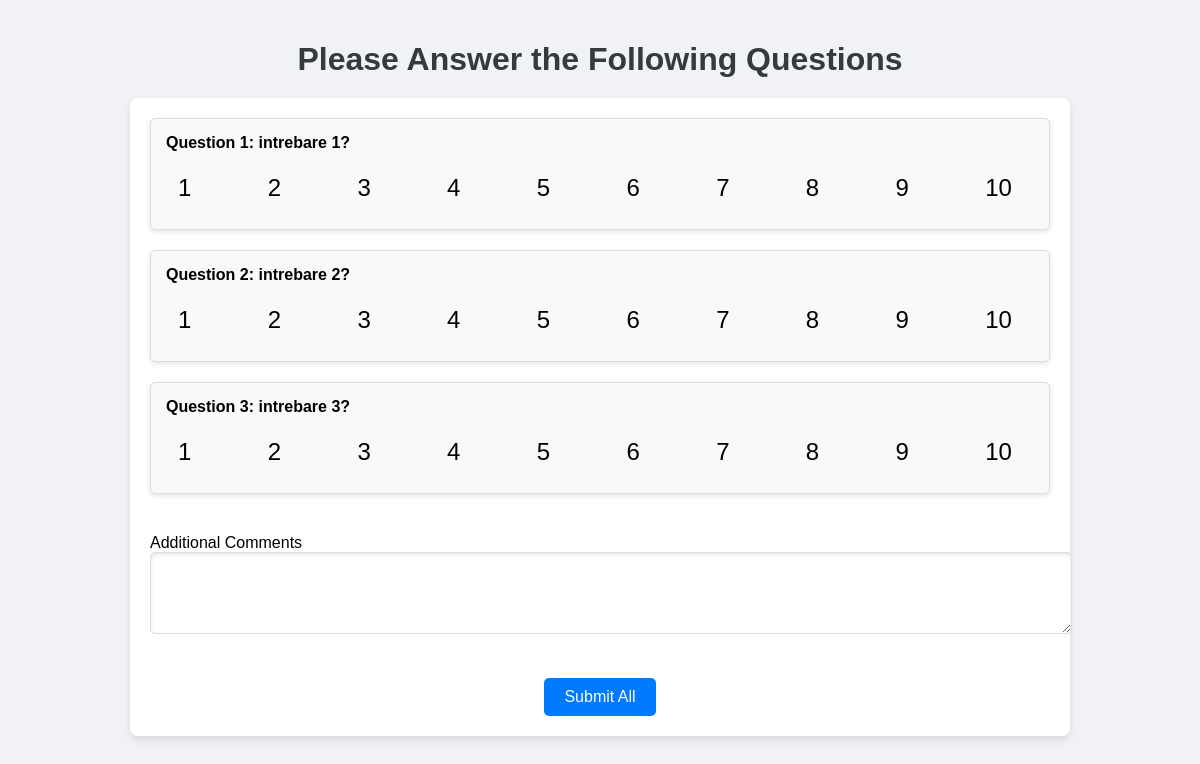
Before: /questions (signed in) with the older database file.
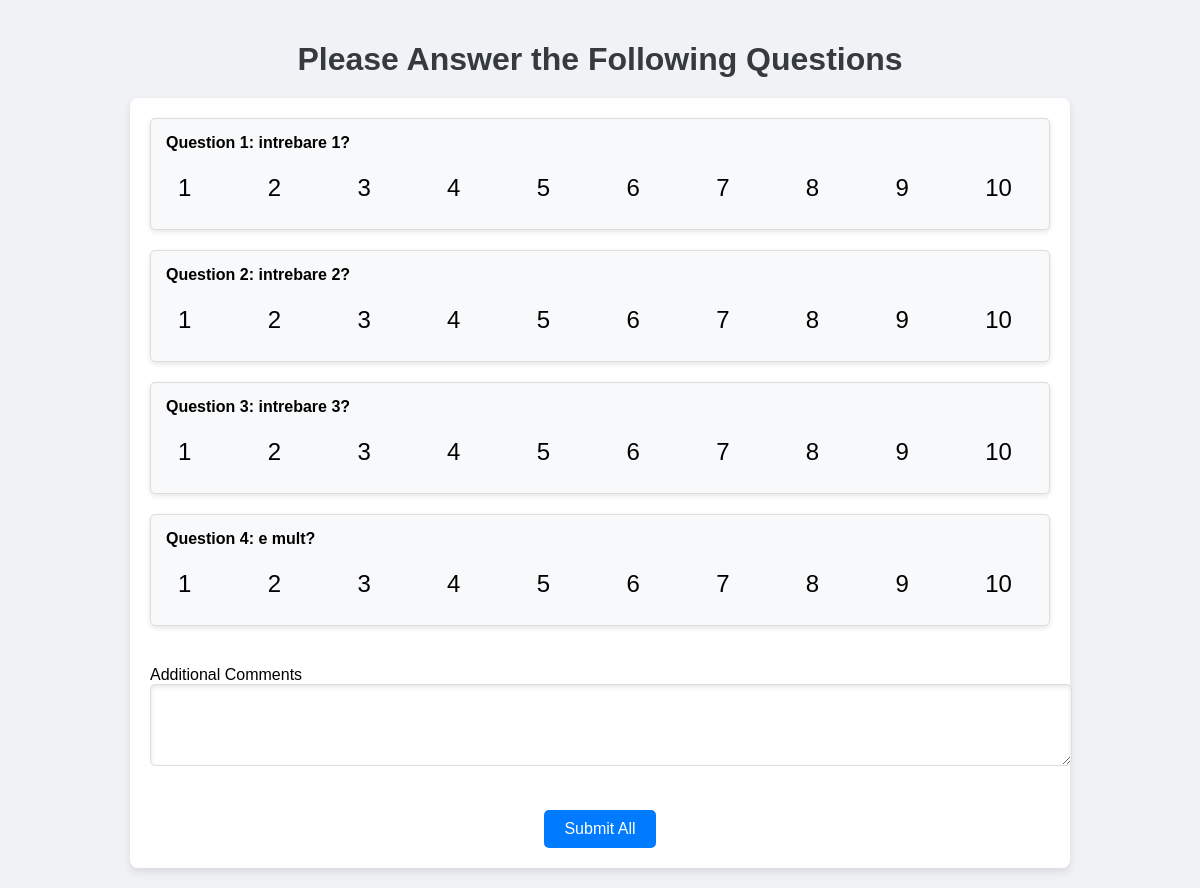
After: the same page with the newer database file.
### app.py (models this page shows)
class Question(db.Model):
    id = db.Column(db.Integer, primary_key=True)
    text = db.Column(db.String(255),  nullable=False)
    def __repr__(self):
        return f'<Question {self.text}>'

### app.py (the view, shortened to what this page needs)
@app.route('/questions', methods=['GET', 'POST'])
@login_required
def questions():
    print("Request method:", request.method)  # Check this line
    form = MultiQuestionForm()
    form.questions.entries.clear()
    questions_list = Question.query.all()  # Retrieve questions from the database
    print(type(form), 'type form')
    print(questions_list, 'questions list')
    print(form.errors)  # Log form errors if exist
    return render_template('questions.html', form=form, questions=questions_list)

### app.py
class MultiQuestionForm(FlaskForm):
    questions = FieldList(FormField(QuestionForm), min_entries=5)  # Adjust min_entries as needed
    additional_text = TextAreaField('Additional Comments', validators=[DataRequired()])  # Ensure this field is present
    submit = SubmitField('Submit All')

class QuestionForm(FlaskForm):
    answer = RadioField('', choices=[
        ('1', 'Very Poor'),    # Smiley Face
        ('2', 'Poor'),  # Neutral Face
        ('3', 'Fair'),
        ('4', 'Below average'),
        ('5', 'Average'),
        ('6', 'Good'),
        ('7', 'Very Good'),
        ('8', 'Excellent'),
        ('9', 'Exceptional'),
        ('10', 'Perfect'),      # Sad Face
    ], validators=[DataRequired()])

### app.py (called while the page is built)
@login_manager.user_loader
def load_user(user_id):
    return db.session.get(User, int(user_id))

### templates/questions.html (shortened to what this page needs)
<!DOCTYPE html>
<html lang="en">
<head>
    <link rel="stylesheet" href="{{ url_for('static', filename='styles.css') }}">
</head>
<body>
    <h1>Please Answer the Following Questions</h1>
    <form method="POST" class="form-container">
        <div class="questions-wrapper">
            {% for question in questions %}
            <div class="question-container">
                <div class="question"><strong>Question {{ loop.index }}:</strong> {{ question.text }}</div>
                <div class="answers">
                    <div class="radio-container">
                        <label for="question_{{ loop.index }}_1">1</label>
                        <label for="question_{{ loop.index }}_2">2</label>
                        <label for="question_{{ loop.index }}_3">3</label>
                        <label for="question_{{ loop.index }}_4">4</label>
                        <label for="question_{{ loop.index }}_5">5</label>
                        <label for="question_{{ loop.index }}_6">6</label>
                        <label for="question_{{ loop.index }}_7">7</label>
                        <label for="question_{{ loop.index }}_8">8</label>
                        <label for="question_{{ loop.index }}_9">9</label>
                        <label for="question_{{ loop.index }}_10">10</label>
                    </div>
                </div>
            </div>
            {% endfor %}
        </div>
        <div class="form-group">
            <label for="additional_text">Additional Comments</label>
            {{ form.additional_text(rows=4, cols=50) }}
        </div>
        <div class="submit-container">
            {{ form.submit() }}
        </div>
    </form>
</body>
</html>

Changed rows visible on the page:
added Question: text "e mult?"
